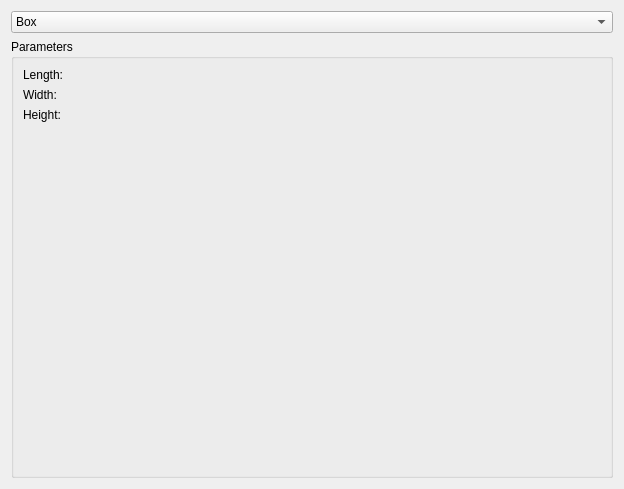
<?xml version="1.0" encoding="UTF-8"?>
<ui version="4.0">
 <class>PartGui::DlgPrimitives2</class>
 <widget class="QWidget" name="PartGui::DlgPrimitives2">
  <property name="geometry">
   <rect>
    <x>0</x>
    <y>0</y>
    <width>624</width>
    <height>489</height>
   </rect>
  </property>
  <property name="windowIcon">
   <iconset resource="../icons.qrc">
    <normaloff>:/icons/PartDesignWorkbench.svg</normaloff>:/icons/PartDesignWorkbench.svg</iconset>
  </property>
  <property name="sizeGripEnabled" stdset="0">
   <bool>true</bool>
  </property>
  <layout class="QGridLayout" name="gridLayout">
   <item row="1" column="0">
    <widget class="QGroupBox" name="groupBox_2">
     <property name="styleSheet">
      <string notr="true">border-color: rgb(182, 182, 182);</string>
     </property>
     <property name="title">
      <string>Parameters</string>
     </property>
     <layout class="QGridLayout">
      <property name="leftMargin">
       <number>0</number>
      </property>
      <property name="topMargin">
       <number>0</number>
      </property>
      <property name="rightMargin">
       <number>0</number>
      </property>
      <property name="bottomMargin">
       <number>0</number>
      </property>
      <property name="spacing">
       <number>0</number>
      </property>
      <item row="1" column="0">
       <widget class="QStackedWidget" name="widgetStack2">
        <property name="currentIndex">
         <number>0</number>
        </property>
        <widget class="QWidget" name="Page1_box">
         <layout class="QGridLayout">
          <property name="leftMargin">
           <number>9</number>
          </property>
          <property name="topMargin">
           <number>9</number>
          </property>
          <property name="rightMargin">
           <number>9</number>
          </property>
          <property name="bottomMargin">
           <number>9</number>
          </property>
          <property name="spacing">
           <number>6</number>
          </property>
          <item row="0" column="0">
           <layout class="QGridLayout">
            <property name="leftMargin">
             <number>0</number>
            </property>
            <property name="topMargin">
             <number>0</number>
            </property>
            <property name="rightMargin">
             <number>0</number>
            </property>
            <property name="bottomMargin">
             <number>0</number>
            </property>
            <property name="spacing">
             <number>6</number>
            </property>
            <item row="0" column="0">
             <widget class="QLabel" name="textLabel2">
              <property name="text">
               <string>Length:</string>
              </property>
             </widget>
            </item>
            <item row="0" column="2">
             <widget class="Gui::QuantitySpinBox" name="boxLength" native="true">
              <property name="keyboardTracking" stdset="0">
               <bool>false</bool>
              </property>
              <property name="unit" stdset="0">
               <string notr="true">mm</string>
              </property>
              <property name="value" stdset="0">
               <double>10.000000000000000</double>
              </property>
             </widget>
            </item>
            <item row="1" column="0">
             <widget class="QLabel" name="textLabel3">
              <property name="text">
               <string>Width:</string>
              </property>
             </widget>
            </item>
            <item row="1" column="2">
             <widget class="Gui::QuantitySpinBox" name="boxWidth" native="true">
              <property name="keyboardTracking" stdset="0">
               <bool>false</bool>
              </property>
              <property name="unit" stdset="0">
               <string notr="true">mm</string>
              </property>
              <property name="value" stdset="0">
               <double>10.000000000000000</double>
              </property>
             </widget>
            </item>
            <item row="2" column="0">
             <widget class="QLabel" name="textLabel4">
              <property name="text">
               <string>Height:</string>
              </property>
             </widget>
            </item>
            <item row="2" column="2">
             <widget class="Gui::QuantitySpinBox" name="boxHeight" native="true">
              <property name="keyboardTracking" stdset="0">
               <bool>false</bool>
              </property>
              <property name="unit" stdset="0">
               <string notr="true">mm</string>
              </property>
              <property name="value" stdset="0">
               <double>10.000000000000000</double>
              </property>
             </widget>
            </item>
           </layout>
          </item>
          <item row="1" column="0">
           <spacer>
            <property name="orientation">
             <enum>Qt::Vertical</enum>
            </property>
            <property name="sizeType">
             <enum>QSizePolicy::Expanding</enum>
            </property>
            <property name="sizeHint" stdset="0">
             <size>
              <width>20</width>
              <height>51</height>
             </size>
            </property>
           </spacer>
          </item>
         </layout>
        </widget>
        <widget class="QWidget" name="Page2_cylinder">
         <layout class="QGridLayout">
          <property name="leftMargin">
           <number>9</number>
          </property>
          <property name="topMargin">
           <number>9</number>
          </property>
          <property name="rightMargin">
           <number>9</number>
          </property>
          <property name="bottomMargin">
           <number>9</number>
          </property>
          <property name="spacing">
           <number>6</number>
          </property>
          <item row="0" column="0">
           <layout class="QGridLayout">
            <property name="leftMargin">
             <number>0</number>
            </property>
            <property name="topMargin">
             <number>0</number>
            </property>
            <property name="rightMargin">
             <number>0</number>
            </property>
            <property name="bottomMargin">
             <number>0</number>
            </property>
            <property name="spacing">
             <number>6</number>
            </property>
            <item row="1" column="0">
             <widget class="QLabel" name="textLabel6">
              <property name="text">
               <string>Height:</string>
              </property>
             </widget>
            </item>
            <item row="0" column="0">
             <widget class="QLabel" name="textLabel5">
              <property name="text">
               <string>Radius:</string>
              </property>
             </widget>
            </item>
            <item row="1" column="1">
             <widget class="Gui::QuantitySpinBox" name="cylinderHeight" native="true">
              <property name="keyboardTracking" stdset="0">
               <bool>false</bool>
              </property>
              <property name="unit" stdset="0">
               <string notr="true">mm</string>
              </property>
              <property name="value" stdset="0">
               <double>10.000000000000000</double>
              </property>
             </widget>
            </item>
            <item row="0" column="1">
             <widget class="Gui::QuantitySpinBox" name="cylinderRadius" native="true">
              <property name="keyboardTracking" stdset="0">
               <bool>false</bool>
              </property>
              <property name="unit" stdset="0">
               <string notr="true">mm</string>
              </property>
              <property name="value" stdset="0">
               <double>2.000000000000000</double>
              </property>
             </widget>
            </item>
           </layout>
          </item>
          <item row="1" column="0">
           <spacer>
            <property name="orientation">
             <enum>Qt::Vertical</enum>
            </property>
            <property name="sizeType">
             <enum>QSizePolicy::Expanding</enum>
            </property>
            <property name="sizeHint" stdset="0">
             <size>
              <width>31</width>
              <height>81</height>
             </size>
            </property>
           </spacer>
          </item>
         </layout>
        </widget>
        <widget class="QWidget" name="Page3_cone">
         <layout class="QGridLayout">
          <property name="leftMargin">
           <number>9</number>
          </property>
          <property name="topMargin">
           <number>9</number>
          </property>
          <property name="rightMargin">
           <number>9</number>
          </property>
          <property name="bottomMargin">
           <number>9</number>
          </property>
          <property name="spacing">
           <number>6</number>
          </property>
          <item row="1" column="0">
           <spacer>
            <property name="orientation">
             <enum>Qt::Vertical</enum>
            </property>
            <property name="sizeType">
             <enum>QSizePolicy::Expanding</enum>
            </property>
            <property name="sizeHint" stdset="0">
             <size>
              <width>31</width>
              <height>91</height>
             </size>
            </property>
           </spacer>
          </item>
          <item row="0" column="0">
           <layout class="QGridLayout">
            <property name="leftMargin">
             <number>0</number>
            </property>
            <property name="topMargin">
             <number>0</number>
            </property>
            <property name="rightMargin">
             <number>0</number>
            </property>
            <property name="bottomMargin">
             <number>0</number>
            </property>
            <property name="spacing">
             <number>6</number>
            </property>
            <item row="0" column="0">
             <widget class="QLabel" name="textLabel9">
              <property name="text">
               <string>Radius 1:</string>
              </property>
             </widget>
            </item>
            <item row="0" column="2">
             <widget class="Gui::QuantitySpinBox" name="coneRadius1" native="true">
              <property name="keyboardTracking" stdset="0">
               <bool>false</bool>
              </property>
              <property name="unit" stdset="0">
               <string notr="true">mm</string>
              </property>
              <property name="value" stdset="0">
               <double>2.000000000000000</double>
              </property>
             </widget>
            </item>
            <item row="1" column="0">
             <widget class="QLabel" name="textLabel10">
              <property name="text">
               <string>Radius 2:</string>
              </property>
             </widget>
            </item>
            <item row="1" column="2">
             <widget class="Gui::QuantitySpinBox" name="coneRadius2" native="true">
              <property name="keyboardTracking" stdset="0">
               <bool>false</bool>
              </property>
              <property name="unit" stdset="0">
               <string notr="true">mm</string>
              </property>
              <property name="value" stdset="0">
               <double>4.000000000000000</double>
              </property>
             </widget>
            </item>
            <item row="2" column="0" rowspan="2">
             <widget class="QLabel" name="textLabel11">
              <property name="text">
               <string>Height:</string>
              </property>
             </widget>
            </item>
            <item row="3" column="2">
             <widget class="Gui::QuantitySpinBox" name="coneHeight" native="true">
              <property name="keyboardTracking" stdset="0">
               <bool>false</bool>
              </property>
              <property name="unit" stdset="0">
               <string notr="true">mm</string>
              </property>
              <property name="value" stdset="0">
               <double>10.000000000000000</double>
              </property>
             </widget>
            </item>
           </layout>
          </item>
         </layout>
        </widget>
        <widget class="QWidget" name="Page4_sphere">
         <layout class="QGridLayout">
          <property name="leftMargin">
           <number>9</number>
          </property>
          <property name="topMargin">
           <number>9</number>
          </property>
          <property name="rightMargin">
           <number>9</number>
          </property>
          <property name="bottomMargin">
           <number>9</number>
          </property>
          <property name="spacing">
           <number>6</number>
          </property>
          <item row="0" column="0">
           <layout class="QHBoxLayout">
            <property name="spacing">
             <number>6</number>
            </property>
            <property name="leftMargin">
             <number>0</number>
            </property>
            <property name="topMargin">
             <number>0</number>
            </property>
            <property name="rightMargin">
             <number>0</number>
            </property>
            <property name="bottomMargin">
             <number>0</number>
            </property>
            <item>
             <widget class="QLabel" name="textLabel14">
              <property name="text">
               <string>Radius:</string>
              </property>
             </widget>
            </item>
            <item>
             <widget class="Gui::QuantitySpinBox" name="sphereRadius" native="true">
              <property name="keyboardTracking" stdset="0">
               <bool>false</bool>
              </property>
              <property name="unit" stdset="0">
               <string notr="true">mm</string>
              </property>
              <property name="value" stdset="0">
               <double>5.000000000000000</double>
              </property>
             </widget>
            </item>
           </layout>
          </item>
          <item row="1" column="0">
           <spacer>
            <property name="orientation">
             <enum>Qt::Vertical</enum>
            </property>
            <property name="sizeType">
             <enum>QSizePolicy::Expanding</enum>
            </property>
            <property name="sizeHint" stdset="0">
             <size>
              <width>21</width>
              <height>151</height>
             </size>
            </property>
           </spacer>
          </item>
         </layout>
        </widget>
        <widget class="QWidget" name="Page5_ellipsoid">
         <layout class="QGridLayout">
          <property name="leftMargin">
           <number>9</number>
          </property>
          <property name="topMargin">
           <number>9</number>
          </property>
          <property name="rightMargin">
           <number>9</number>
          </property>
          <property name="bottomMargin">
           <number>9</number>
          </property>
          <property name="spacing">
           <number>6</number>
          </property>
          <item row="0" column="0">
           <layout class="QGridLayout">
            <property name="leftMargin">
             <number>0</number>
            </property>
            <property name="topMargin">
             <number>0</number>
            </property>
            <property name="rightMargin">
             <number>0</number>
            </property>
            <property name="bottomMargin">
             <number>0</number>
            </property>
            <property name="spacing">
             <number>6</number>
            </property>
            <item row="0" column="0">
             <widget class="QLabel" name="textLabel21">
              <property name="text">
               <string>Radius 1:</string>
              </property>
             </widget>
            </item>
            <item row="0" column="1">
             <widget class="Gui::QuantitySpinBox" name="ellipsoidRadius1" native="true">
              <property name="keyboardTracking" stdset="0">
               <bool>false</bool>
              </property>
              <property name="unit" stdset="0">
               <string notr="true">mm</string>
              </property>
              <property name="value" stdset="0">
               <double>2.000000000000000</double>
              </property>
             </widget>
            </item>
            <item row="1" column="0">
             <widget class="QLabel" name="textLabel22">
              <property name="text">
               <string>Radius 2:</string>
              </property>
             </widget>
            </item>
            <item row="1" column="1">
             <widget class="Gui::QuantitySpinBox" name="ellipsoidRadius2" native="true">
              <property name="keyboardTracking" stdset="0">
               <bool>false</bool>
              </property>
              <property name="unit" stdset="0">
               <string notr="true">mm</string>
              </property>
              <property name="value" stdset="0">
               <double>4.000000000000000</double>
              </property>
             </widget>
            </item>
            <item row="2" column="0">
             <widget class="QLabel" name="textLabel23">
              <property name="text">
               <string>Radius 3:</string>
              </property>
             </widget>
            </item>
            <item row="2" column="1">
             <widget class="Gui::QuantitySpinBox" name="ellipsoidRadius3" native="true">
              <property name="keyboardTracking" stdset="0">
               <bool>false</bool>
              </property>
              <property name="unit" stdset="0">
               <string notr="true">mm</string>
              </property>
              <property name="value" stdset="0">
               <double>4.000000000000000</double>
              </property>
             </widget>
            </item>
           </layout>
          </item>
          <item row="1" column="0">
           <widget class="Line" name="line_5">
            <property name="frameShape">
             <enum>QFrame::HLine</enum>
            </property>
            <property name="frameShadow">
             <enum>QFrame::Sunken</enum>
            </property>
           </widget>
          </item>
          <item row="2" column="0">
           <layout class="QGridLayout">
            <property name="leftMargin">
             <number>0</number>
            </property>
            <property name="topMargin">
             <number>0</number>
            </property>
            <property name="rightMargin">
             <number>0</number>
            </property>
            <property name="bottomMargin">
             <number>0</number>
            </property>
            <property name="spacing">
             <number>6</number>
            </property>
            <item row="0" column="0">
             <widget class="QLabel" name="label23">
              <property name="text">
               <string>U parameter:</string>
              </property>
             </widget>
            </item>
            <item row="0" column="1">
             <widget class="Gui::QuantitySpinBox" name="ellipsoidAngle3" native="true">
              <property name="keyboardTracking" stdset="0">
               <bool>false</bool>
              </property>
              <property name="unit" stdset="0">
               <string notr="true">deg</string>
              </property>
              <property name="value" stdset="0">
               <double>360.000000000000000</double>
              </property>
             </widget>
            </item>
            <item row="1" column="0">
             <widget class="QLabel" name="label24">
              <property name="text">
               <string>V parameter:</string>
              </property>
             </widget>
            </item>
            <item row="1" column="1">
             <widget class="Gui::QuantitySpinBox" name="ellipsoidAngle1" native="true">
              <property name="keyboardTracking" stdset="0">
               <bool>false</bool>
              </property>
              <property name="unit" stdset="0">
               <string notr="true">deg</string>
              </property>
              <property name="value" stdset="0">
               <double>-90.000000000000000</double>
              </property>
             </widget>
            </item>
            <item row="2" column="0">
             <spacer>
              <property name="orientation">
               <enum>Qt::Horizontal</enum>
              </property>
              <property name="sizeType">
               <enum>QSizePolicy::Preferred</enum>
              </property>
              <property name="sizeHint" stdset="0">
               <size>
                <width>81</width>
                <height>20</height>
               </size>
              </property>
             </spacer>
            </item>
            <item row="2" column="1">
             <widget class="Gui::QuantitySpinBox" name="ellipsoidAngle2" native="true">
              <property name="keyboardTracking" stdset="0">
               <bool>false</bool>
              </property>
              <property name="unit" stdset="0">
               <string notr="true">deg</string>
              </property>
              <property name="value" stdset="0">
               <double>90.000000000000000</double>
              </property>
             </widget>
            </item>
           </layout>
          </item>
          <item row="3" column="0">
           <spacer>
            <property name="orientation">
             <enum>Qt::Vertical</enum>
            </property>
            <property name="sizeHint" stdset="0">
             <size>
              <width>20</width>
              <height>20</height>
             </size>
            </property>
           </spacer>
          </item>
         </layout>
        </widget>
        <widget class="QWidget" name="page_prism">
         <layout class="QGridLayout">
          <property name="leftMargin">
           <number>9</number>
          </property>
          <property name="topMargin">
           <number>9</number>
          </property>
          <property name="rightMargin">
           <number>9</number>
          </property>
          <property name="bottomMargin">
           <number>9</number>
          </property>
          <property name="spacing">
           <number>6</number>
          </property>
          <item row="0" column="0">
           <layout class="QGridLayout">
            <property name="leftMargin">
             <number>0</number>
            </property>
            <property name="topMargin">
             <number>0</number>
            </property>
            <property name="rightMargin">
             <number>0</number>
            </property>
            <property name="bottomMargin">
             <number>0</number>
            </property>
            <property name="spacing">
             <number>6</number>
            </property>
            <item row="0" column="0">
             <widget class="QLabel" name="labelPrismPolygon">
              <property name="text">
               <string>Polygon:</string>
              </property>
             </widget>
            </item>
            <item row="1" column="0">
             <widget class="QLabel" name="labelPrismCircumradius">
              <property name="text">
               <string>Circumradius:</string>
              </property>
             </widget>
            </item>
            <item row="0" column="2">
             <widget class="QSpinBox" name="prismPolygon">
              <property name="keyboardTracking">
               <bool>false</bool>
              </property>
              <property name="minimum">
               <number>3</number>
              </property>
              <property name="maximum">
               <number>1000</number>
              </property>
              <property name="value">
               <number>6</number>
              </property>
             </widget>
            </item>
            <item row="1" column="2">
             <widget class="Gui::QuantitySpinBox" name="prismCircumradius" native="true">
              <property name="keyboardTracking" stdset="0">
               <bool>false</bool>
              </property>
              <property name="unit" stdset="0">
               <string notr="true">mm</string>
              </property>
              <property name="value" stdset="0">
               <double>2.000000000000000</double>
              </property>
             </widget>
            </item>
            <item row="2" column="0">
             <widget class="QLabel" name="labelPrismHeight">
              <property name="text">
               <string>Height:</string>
              </property>
             </widget>
            </item>
            <item row="2" column="2">
             <widget class="Gui::QuantitySpinBox" name="prismHeight" native="true">
              <property name="keyboardTracking" stdset="0">
               <bool>false</bool>
              </property>
              <property name="unit" stdset="0">
               <string notr="true">mm</string>
              </property>
              <property name="value" stdset="0">
               <double>10.000000000000000</double>
              </property>
             </widget>
            </item>
           </layout>
          </item>
          <item row="1" column="0">
           <spacer>
            <property name="orientation">
             <enum>Qt::Vertical</enum>
            </property>
            <property name="sizeHint" stdset="0">
             <size>
              <width>20</width>
              <height>40</height>
             </size>
            </property>
           </spacer>
          </item>
         </layout>
        </widget>
        <widget class="QWidget" name="page_3">
         <layout class="QVBoxLayout" name="verticalLayout">
          <item>
           <layout class="QGridLayout" name="_2">
            <property name="leftMargin">
             <number>0</number>
            </property>
            <property name="topMargin">
             <number>0</number>
            </property>
            <property name="rightMargin">
             <number>0</number>
            </property>
            <property name="bottomMargin">
             <number>0</number>
            </property>
            <property name="spacing">
             <number>6</number>
            </property>
            <item row="1" column="2">
             <widget class="Gui::QuantitySpinBox" name="notchBoxWidth" native="true">
              <property name="keyboardTracking" stdset="0">
               <bool>false</bool>
              </property>
              <property name="unit" stdset="0">
               <string notr="true">mm</string>
              </property>
              <property name="value" stdset="0">
               <double>10.000000000000000</double>
              </property>
             </widget>
            </item>
            <item row="0" column="0">
             <widget class="QLabel" name="textLabel2_2">
              <property name="text">
               <string>Length:</string>
              </property>
             </widget>
            </item>
            <item row="1" column="0">
             <widget class="QLabel" name="textLabel3_2">
              <property name="text">
               <string>Width:</string>
              </property>
             </widget>
            </item>
            <item row="0" column="2">
             <widget class="Gui::QuantitySpinBox" name="notchBoxLength" native="true">
              <property name="keyboardTracking" stdset="0">
               <bool>false</bool>
              </property>
              <property name="unit" stdset="0">
               <string notr="true">mm</string>
              </property>
              <property name="value" stdset="0">
               <double>10.000000000000000</double>
              </property>
             </widget>
            </item>
            <item row="2" column="2">
             <widget class="Gui::QuantitySpinBox" name="notchBoxHeight" native="true">
              <property name="keyboardTracking" stdset="0">
               <bool>false</bool>
              </property>
              <property name="unit" stdset="0">
               <string notr="true">mm</string>
              </property>
              <property name="value" stdset="0">
               <double>10.000000000000000</double>
              </property>
             </widget>
            </item>
            <item row="2" column="0">
             <widget class="QLabel" name="textLabel4_2">
              <property name="text">
               <string>Height:</string>
              </property>
             </widget>
            </item>
           </layout>
          </item>
          <item>
           <layout class="QGridLayout" name="_3">
            <property name="leftMargin">
             <number>0</number>
            </property>
            <property name="topMargin">
             <number>0</number>
            </property>
            <property name="rightMargin">
             <number>0</number>
            </property>
            <property name="bottomMargin">
             <number>0</number>
            </property>
            <property name="spacing">
             <number>6</number>
            </property>
            <item row="0" column="0">
             <widget class="QLabel" name="textLabel2_3">
              <property name="text">
               <string>Notch Width:</string>
              </property>
             </widget>
            </item>
            <item row="0" column="2">
             <widget class="Gui::QuantitySpinBox" name="notchWidth" native="true">
              <property name="keyboardTracking" stdset="0">
               <bool>false</bool>
              </property>
              <property name="unit" stdset="0">
               <string notr="true">mm</string>
              </property>
              <property name="value" stdset="0">
               <double>10.000000000000000</double>
              </property>
             </widget>
            </item>
            <item row="1" column="0">
             <widget class="QLabel" name="textLabel3_3">
              <property name="text">
               <string>Notch Depth:</string>
              </property>
             </widget>
            </item>
            <item row="1" column="2">
             <widget class="Gui::QuantitySpinBox" name="notchDepth" native="true">
              <property name="keyboardTracking" stdset="0">
               <bool>false</bool>
              </property>
              <property name="unit" stdset="0">
               <string notr="true">mm</string>
              </property>
              <property name="value" stdset="0">
               <double>10.000000000000000</double>
              </property>
             </widget>
            </item>
           </layout>
          </item>
          <item>
           <spacer name="spacer">
            <property name="orientation">
             <enum>Qt::Vertical</enum>
            </property>
            <property name="sizeType">
             <enum>QSizePolicy::Expanding</enum>
            </property>
            <property name="sizeHint" stdset="0">
             <size>
              <width>21</width>
              <height>310</height>
             </size>
            </property>
           </spacer>
          </item>
         </layout>
        </widget>
        <widget class="QWidget" name="page">
         <layout class="QGridLayout" name="gridLayout_2">
          <item row="0" column="0">
           <layout class="QHBoxLayout" name="horizontalLayout">
            <item>
             <widget class="QPushButton" name="pushButton">
              <property name="enabled">
               <bool>false</bool>
              </property>
              <property name="text">
               <string>Select Object</string>
              </property>
             </widget>
            </item>
            <item>
             <widget class="QPushButton" name="pushButton_2">
              <property name="enabled">
               <bool>false</bool>
              </property>
              <property name="text">
               <string>Deselect Object</string>
              </property>
             </widget>
            </item>
           </layout>
          </item>
          <item row="1" column="0">
           <widget class="QTextEdit" name="textEdit">
            <property name="enabled">
             <bool>false</bool>
            </property>
           </widget>
          </item>
         </layout>
        </widget>
        <widget class="QWidget" name="page_2">
         <layout class="QGridLayout" name="gridLayout_3">
          <item row="0" column="0">
           <layout class="QHBoxLayout" name="horizontalLayout_2">
            <item>
             <widget class="QLineEdit" name="cadName">
              <property name="enabled">
               <bool>true</bool>
              </property>
              <property name="readOnly">
               <bool>true</bool>
              </property>
             </widget>
            </item>
            <item>
             <widget class="QToolButton" name="readFileButton">
              <property name="enabled">
               <bool>true</bool>
              </property>
              <property name="text">
               <string notr="true">...</string>
              </property>
             </widget>
            </item>
           </layout>
          </item>
          <item row="1" column="0">
           <widget class="QTextEdit" name="cadFile">
            <property name="enabled">
             <bool>true</bool>
            </property>
           </widget>
          </item>
         </layout>
        </widget>
       </widget>
      </item>
     </layout>
    </widget>
   </item>
   <item row="0" column="0">
    <widget class="QComboBox" name="geometryType">
     <property name="enabled">
      <bool>true</bool>
     </property>
     <property name="sizePolicy">
      <sizepolicy hsizetype="Minimum" vsizetype="Preferred">
       <horstretch>0</horstretch>
       <verstretch>0</verstretch>
      </sizepolicy>
     </property>
     <property name="maxVisibleItems">
      <number>16</number>
     </property>
     <item>
      <property name="text">
       <string notr="true">Box</string>
      </property>
      <property name="icon">
       <iconset>
        <normaloff>:/icons/parametric/Part_Box_Parametric.svg</normaloff>:/icons/parametric/Part_Box_Parametric.svg</iconset>
      </property>
     </item>
     <item>
      <property name="text">
       <string notr="true">Cylinder</string>
      </property>
      <property name="icon">
       <iconset>
        <normaloff>:/icons/parametric/Part_Cylinder_Parametric.svg</normaloff>:/icons/parametric/Part_Cylinder_Parametric.svg</iconset>
      </property>
     </item>
     <item>
      <property name="text">
       <string notr="true">Cone</string>
      </property>
      <property name="icon">
       <iconset>
        <normaloff>:/icons/parametric/Part_Cone_Parametric.svg</normaloff>:/icons/parametric/Part_Cone_Parametric.svg</iconset>
      </property>
     </item>
     <item>
      <property name="text">
       <string notr="true">Sphere</string>
      </property>
      <property name="icon">
       <iconset>
        <normaloff>:/icons/parametric/Part_Sphere_Parametric.svg</normaloff>:/icons/parametric/Part_Sphere_Parametric.svg</iconset>
      </property>
     </item>
     <item>
      <property name="text">
       <string notr="true">Ellipsoid</string>
      </property>
      <property name="icon">
       <iconset>
        <normaloff>:/icons/parametric/Part_Ellipsoid_Parametric.svg</normaloff>:/icons/parametric/Part_Ellipsoid_Parametric.svg</iconset>
      </property>
     </item>
     <item>
      <property name="text">
       <string notr="true">Prism</string>
      </property>
      <property name="icon">
       <iconset>
        <normaloff>:/icons/parametric/Part_Prism_Parametric.svg</normaloff>:/icons/parametric/Part_Prism_Parametric.svg</iconset>
      </property>
     </item>
     <item>
      <property name="text">
       <string>Notched Prism</string>
      </property>
     </item>
     <item>
      <property name="text">
       <string>Custom</string>
      </property>
      <property name="icon">
       <iconset>
        <normaloff>:/icons/parametric/Part_Spiral.svg</normaloff>:/icons/parametric/Part_Spiral.svg</iconset>
      </property>
     </item>
     <item>
      <property name="text">
       <string>Import CAD</string>
      </property>
     </item>
    </widget>
   </item>
  </layout>
 </widget>
 <layoutdefault spacing="6" margin="11"/>
 <customwidgets>
  <customwidget>
   <class>Gui::QuantitySpinBox</class>
   <extends>QWidget</extends>
   <header>Gui/QuantitySpinBox.h</header>
  </customwidget>
 </customwidgets>
 <tabstops>
  <tabstop>geometryType</tabstop>
  <tabstop>boxLength</tabstop>
  <tabstop>boxWidth</tabstop>
  <tabstop>boxHeight</tabstop>
  <tabstop>cylinderRadius</tabstop>
  <tabstop>cylinderHeight</tabstop>
  <tabstop>coneRadius1</tabstop>
  <tabstop>coneRadius2</tabstop>
  <tabstop>coneHeight</tabstop>
  <tabstop>sphereRadius</tabstop>
  <tabstop>ellipsoidRadius1</tabstop>
  <tabstop>ellipsoidRadius2</tabstop>
  <tabstop>ellipsoidRadius3</tabstop>
  <tabstop>ellipsoidAngle3</tabstop>
  <tabstop>ellipsoidAngle1</tabstop>
  <tabstop>ellipsoidAngle2</tabstop>
  <tabstop>prismPolygon</tabstop>
  <tabstop>prismCircumradius</tabstop>
  <tabstop>prismHeight</tabstop>
 </tabstops>
 <resources>
  <include location="../icons.qrc"/>
 </resources>
 <connections>
  <connection>
   <sender>geometryType</sender>
   <signal>activated(int)</signal>
   <receiver>widgetStack2</receiver>
   <slot>setCurrentIndex(int)</slot>
   <hints>
    <hint type="sourcelabel">
     <x>85</x>
     <y>50</y>
    </hint>
    <hint type="destinationlabel">
     <x>230</x>
     <y>116</y>
    </hint>
   </hints>
  </connection>
 </connections>
</ui>
